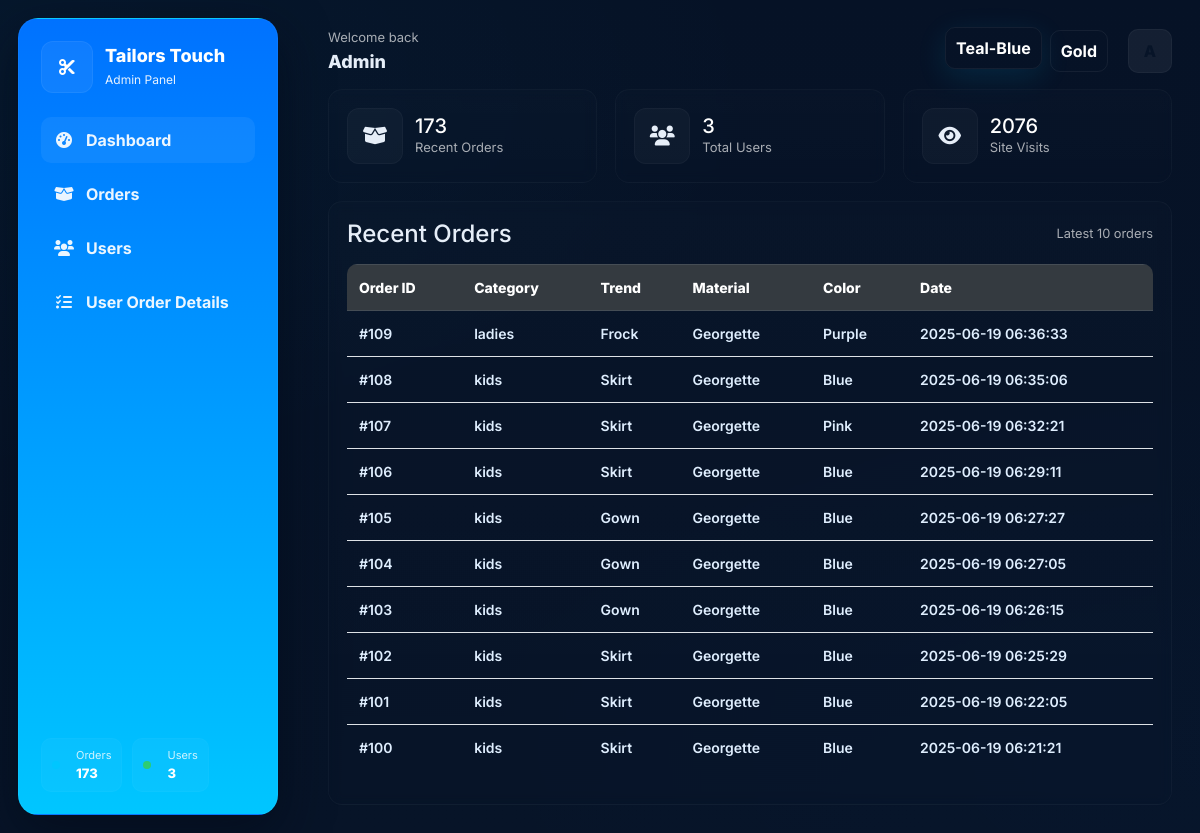
The app's page /admin.php with its own data.
### tables this page shows
CREATE TABLE `orders` (
  `order_id` int(11) NOT NULL,
  `category` varchar(50) NOT NULL,
  `trend` varchar(50) NOT NULL,
  `material` varchar(50) NOT NULL,
  `color` varchar(50) NOT NULL,
  `measurement_option` enum('provide','homeVisit') NOT NULL,
  `order_date` timestamp NOT NULL DEFAULT current_timestamp(),
  `user_id` int(11) DEFAULT NULL
);

### admin.php (the view, shortened to what this page needs)
<?php
include 'db.php';
?>
<!DOCTYPE html>
<html lang="en">
<head>
  <link rel="stylesheet" href="https://cdnjs.cloudflare.com/ajax/libs/font-awesome/6.0.0/css/all.min.css">
  <link rel="stylesheet" href="https://stackpath.bootstrapcdn.com/bootstrap/4.5.2/css/bootstrap.min.css"/>
</head>
<body class="theme-teal">
  <aside class="sidebar fade-in">
    <div class="brand">
      <div class="logo"><i class="fas fa-cut"></i></div>
      <div>
        <h2>Tailors Touch</h2>
        <small>Admin Panel</small>
      </div>
    </div>
    <nav class="nav" aria-label="Main navigation">
      <a href="#" class="active" data-target="dashboard"><i class="fas fa-gauge-high"></i> Dashboard</a>
      <a href="#" data-target="orders"><i class="fas fa-box-open"></i> Orders</a>
      <a href="#" data-target="users"><i class="fas fa-users"></i> Users</a>
      <a href="#" data-target="useractivity"><i class="fas fa-list-check"></i> User Order Details</a>
    </nav>
    <div class="mini-stats">
      <div class="stat"><div style="width:8px;height:8px;border-radius:50%;background:var(--accent-1);margin-right:8px"></div><div><div style="font-size:11px;color:rgba(255,255,255,0.8)">Orders</div><strong id="stat-orders">0</strong></div></div>
      <div class="stat"><div style="width:8px;height:8px;border-radius:50%;background:#2ecc71;margin-right:8px"></div><div><div style="font-size:11px;color:rgba(255,255,255,0.8)">Users</div><strong id="stat-users">0</strong></div></div>
    </div>
  </aside>
  <main class="main">
    <div class="topbar">
      <div style="display:flex;flex-direction:column">
        <div style="font-size:13px;color:var(--muted)">Welcome back</div>
        <div style="font-weight:800;font-size:18px">Admin</div>
      </div>
      <div style="display:flex; gap:12px; align-items:center;">
        <div class="theme-switch">
          <button class="theme-btn" id="btn-theme-teal" title="Teal / Blue theme">Teal-Blue</button>
          <button class="theme-btn" id="btn-theme-gold" title="Gold / Dark theme">Gold</button>
        </div>
        <div class="profile" style="margin-left:8px">
          <div class="avatar">A</div>
        </div>
      </div>
    </div>
    <section class="cards">
      <div class="card">
        <div class="kpi">
          <div class="icon"><i class="fas fa-box-open"></i></div>
          <div>
            <h3 id="kpi-orders">0</h3>
            <p>Recent Orders</p>
          </div>
        </div>
      </div>
      <div class="card">
        <div class="kpi">
          <div class="icon"><i class="fas fa-users"></i></div>
          <div>
            <h3 id="kpi-users">0</h3>
            <p>Total Users</p>
          </div>
        </div>
      </div>
      <div class="card">
        <div class="kpi">
          <div class="icon"><i class="fas fa-eye"></i></div>
          <div>
            <h3 id="kpi-visits">0</h3>
            <p>Site Visits</p>
          </div>
        </div>
      </div>
    </section>
    <div id="dashboard" class="content-section active">
      <div class="card">
        <div style="display:flex; justify-content:space-between; align-items:center;">
          <h4 style="margin:0">Recent Orders</h4>
          <small style="color:var(--muted)">Latest 10 orders</small>
        </div>
        <div class="table-wrap mt-3">
          <?php
          $recent_orders = mysqli_query($conn, "SELECT * FROM orders ORDER BY order_id DESC LIMIT 10");
          echo "<table class='table table-hover'>
                  <thead class='thead-dark'>
                    <tr>
                      <th>Order ID</th>
                      <th>Category</th>
                      <th>Trend</th>
                      <th>Material</th>
                      <th>Color</th>
                      <th>Date</th>
                    </tr>
                  </thead><tbody>";
          while($row = mysqli_fetch_assoc($recent_orders)) {
            echo "<tr>
                    <td>#{$row['order_id']}</td>
                    <td>{$row['category']}</td>
                    <td>{$row['trend']}</td>
                    <td>{$row['material']}</td>
                    <td>{$row['color']}</td>
                    <td>{$row['order_date']}</td>
                  </tr>";
          }
          echo "</tbody></table>";
          ?>
        </div>
      </div>
    </div>
  </main>
</body>
</html>

### admin.php (style rules this page uses)
:root { --bg:#071428; --card-radius:14px; --muted: rgba(255,255,255,0.65); --glass-border: rgba(255,255,255,0.04); --shadow-lg: 0 18px 50px rgba(3,10,23,0.6); }
.theme-teal { --accent-1: #00c6ff; --accent-2: #0072ff; --sidebar-grad: linear-gradient(180deg,#0072ff 0%, #00c6ff 100%); --btn-glow: rgba(0,198,255,0.12); }
html,body { height:100%; margin:0; font-family:'Inter',system-ui,-apple-system,Segoe UI,Roboto,"Helvetica Neue",Arial; background: radial-gradient(900px 400px at -10% 10%, rgba(0,198,255,0.04), transparent), radial-gradient(900px 400px at 110% 90%, rgba(0,114,255,0.02), transparent), linear-gradient(180deg,#061226 0%, #071428 100%); color: #e6eef8; -webkit-font-smoothing:antialiased; }
.sidebar { position:fixed; left:18px; top:18px; bottom:18px; width:260px; background: var(--sidebar-grad); border-radius:20px; padding:22px; box-shadow: var(--shadow-lg); display:flex; flex-direction:column; gap:18px; border: 1px solid var(--glass-border); transition: transform .3s ease; }
.brand { display:flex; gap:12px; align-items:center; }
.logo { width:52px; height:52px; border-radius:12px; display:flex; align-items:center; justify-content:center; font-weight:700; background: rgba(255,255,255,0.06); color:#fff; border:1px solid rgba(255,255,255,0.06); }
.brand h2 { margin:0; font-size:18px; font-weight:800; color:#fff; }
.brand small { display:block; font-size:12px; color:rgba(255,255,255,0.9); margin-top:4px; }
.nav { display:flex; flex-direction:column; gap:8px; margin-top:6px; }
.nav a { display:flex; align-items:center; gap:12px; padding:10px 12px; color:rgba(255,255,255,0.92); text-decoration:none; border-radius:10px; font-weight:700; transition: all .2s; border:1px solid transparent; }
.nav a i { width:20px; text-align:center; }
.nav a.active { background: rgba(255,255,255,0.06); }
.mini-stats { margin-top:auto; display:flex; gap:10px; align-items:center; }
.stat { background: rgba(255,255,255,0.03); padding:8px 10px; border-radius:10px; font-size:13px; color:var(--muted); display:flex; gap:8px; align-items:center; border:1px solid rgba(255,255,255,0.02); }
.stat strong { color:#fff; font-weight:800; }
.main { margin-left:300px; padding:28px; transition: margin-left .35s; }
.topbar { display:flex; justify-content:space-between; align-items:center; gap:16px; margin-bottom:14px; }
.profile { display:flex; gap:12px; align-items:center; }
.avatar { width:44px; height:44px; border-radius:10px; background: rgba(255,255,255,0.06); display:flex; align-items:center; justify-content:center; color:#071428; font-weight:800; border:1px solid rgba(255,255,255,0.04); }
.theme-switch { display:flex; gap:8px; align-items:center; }
.theme-btn { padding:8px 10px; border-radius:10px; border:1px solid rgba(255,255,255,0.06); background:transparent; color:#fff; cursor:pointer; font-weight:700; }
.theme-btn.active { box-shadow: 0 8px 30px var(--btn-glow); transform: translateY(-3px); }
.cards { display:grid; grid-template-columns: repeat(auto-fit,minmax(220px,1fr)); gap:18px; margin-bottom:18px; }
.card { border-radius: var(--card-radius); padding:18px; position:relative; background: linear-gradient(180deg, rgba(255,255,255,0.01), rgba(255,255,255,0.005)); border:1px solid rgba(255,255,255,0.03); backdrop-filter: blur(6px); overflow:hidden; transition: transform .25s, box-shadow .25s; }
.kpi { display:flex; align-items:center; gap:12px; }
.kpi .icon { width:56px; height:56px; border-radius:12px; display:flex; align-items:center; justify-content:center; background: rgba(255,255,255,0.03); font-size:20px; border:1px solid rgba(255,255,255,0.03); }
.kpi h3 { margin:0; font-size:20px; color:#fff; }
.kpi p { margin:0; color:var(--muted); font-size:13px; }
.table-wrap { margin-top:12px; overflow:auto; border-radius:10px; }
table.table { min-width:700px; background:transparent; border-collapse:collapse; }
thead.thead-dark th { background: rgba(255,255,255,0.02); color:#eaf4ff; font-weight:800; border-bottom:1px solid rgba(255,255,255,0.04); }
tbody tr { transition: background .15s, transform .15s; }
td, th { padding:12px 10px; border:none; vertical-align:middle; color: #dfeefe; font-weight:600; font-size:14px; }
.fade-in { animation: fadeInUp .6s cubic-bezier(.2,.9,.3,1) both; }

### records on screen
orders: order_id "109", category "ladies", trend "Frock", material "Georgette", color "Purple", order_date "2025-06-19 06:36:33"
orders: order_id "108", category "kids", trend "Skirt", material "Georgette", color "Blue", order_date "2025-06-19 06:35:06"
orders: order_id "107", category "kids", trend "Skirt", material "Georgette", color "Pink", order_date "2025-06-19 06:32:21"
orders: order_id "106", category "kids", trend "Skirt", material "Georgette", color "Blue", order_date "2025-06-19 06:29:11"
orders: order_id "105", category "kids", trend "Gown", material "Georgette", color "Blue", order_date "2025-06-19 06:27:27"
orders: order_id "104", category "kids", trend "Gown", material "Georgette", color "Blue", order_date "2025-06-19 06:27:05"
orders: order_id "103", category "kids", trend "Gown", material "Georgette", color "Blue", order_date "2025-06-19 06:26:15"
orders: order_id "102", category "kids", trend "Skirt", material "Georgette", color "Blue", order_date "2025-06-19 06:25:29"
orders: order_id "101", category "kids", trend "Skirt", material "Georgette", color "Blue", order_date "2025-06-19 06:22:05"
orders: order_id "100", category "kids", trend "Skirt", material "Georgette", color "Blue", order_date "2025-06-19 06:21:21"
